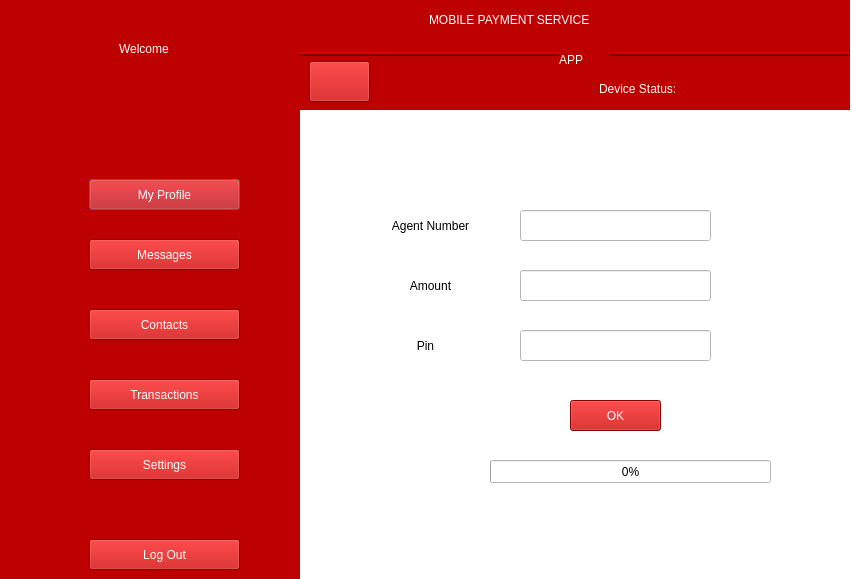
<?xml version="1.0" encoding="UTF-8"?>
<ui version="4.0">
 <class>Dialog</class>
 <widget class="QDialog" name="Dialog">
  <property name="geometry">
   <rect>
    <x>0</x>
    <y>0</y>
    <width>852</width>
    <height>579</height>
   </rect>
  </property>
  <property name="windowTitle">
   <string>Dialog</string>
  </property>
  <property name="layoutDirection">
   <enum>Qt::LeftToRight</enum>
  </property>
  <property name="styleSheet">
   <string notr="true">background-color: rgb(255, 255, 255);</string>
  </property>
  <property name="modal">
   <bool>false</bool>
  </property>
  <widget class="QWidget" name="widget" native="true">
   <property name="geometry">
    <rect>
     <x>-1</x>
     <y>-1</y>
     <width>301</width>
     <height>581</height>
    </rect>
   </property>
   <property name="styleSheet">
    <string notr="true">background-color: rgb(189, 0, 0);
color: rgb(255, 255, 255);</string>
   </property>
   <widget class="QLabel" name="label">
    <property name="geometry">
     <rect>
      <x>120</x>
      <y>40</y>
      <width>81</width>
      <height>20</height>
     </rect>
    </property>
    <property name="styleSheet">
     <string notr="true">font: 75 14pt &quot;MS Shell Dlg 2&quot;;</string>
    </property>
    <property name="text">
     <string>Welcome</string>
    </property>
   </widget>
   <widget class="QLabel" name="nmm">
    <property name="geometry">
     <rect>
      <x>60</x>
      <y>70</y>
      <width>201</width>
      <height>20</height>
     </rect>
    </property>
    <property name="styleSheet">
     <string notr="true">font: 75 13pt &quot;MS Shell Dlg 2&quot;;</string>
    </property>
    <property name="text">
     <string/>
    </property>
    <property name="alignment">
     <set>Qt::AlignCenter</set>
    </property>
   </widget>
   <widget class="QLabel" name="pnmm">
    <property name="geometry">
     <rect>
      <x>100</x>
      <y>110</y>
      <width>131</width>
      <height>20</height>
     </rect>
    </property>
    <property name="styleSheet">
     <string notr="true">font: 75 13pt &quot;MS Shell Dlg 2&quot;;</string>
    </property>
    <property name="text">
     <string/>
    </property>
    <property name="alignment">
     <set>Qt::AlignCenter</set>
    </property>
   </widget>
   <widget class="QLabel" name="label_4">
    <property name="geometry">
     <rect>
      <x>20</x>
      <y>170</y>
      <width>51</width>
      <height>41</height>
     </rect>
    </property>
    <property name="text">
     <string/>
    </property>
    <property name="pixmap">
     <pixmap>ICONS/icons8-user-menu-male-48.png</pixmap>
    </property>
   </widget>
   <widget class="QLabel" name="label_5">
    <property name="geometry">
     <rect>
      <x>20</x>
      <y>230</y>
      <width>51</width>
      <height>41</height>
     </rect>
    </property>
    <property name="text">
     <string/>
    </property>
    <property name="pixmap">
     <pixmap>ICONS/icons8-group-message-48.png</pixmap>
    </property>
   </widget>
   <widget class="QLabel" name="label_11">
    <property name="geometry">
     <rect>
      <x>20</x>
      <y>370</y>
      <width>51</width>
      <height>41</height>
     </rect>
    </property>
    <property name="text">
     <string/>
    </property>
    <property name="pixmap">
     <pixmap>ICONS/icons8-euro-money-48.png</pixmap>
    </property>
   </widget>
   <widget class="QLabel" name="label_12">
    <property name="geometry">
     <rect>
      <x>20</x>
      <y>300</y>
      <width>51</width>
      <height>41</height>
     </rect>
    </property>
    <property name="text">
     <string/>
    </property>
    <property name="pixmap">
     <pixmap>ICONS/icons8-address-book-2-48.png</pixmap>
    </property>
   </widget>
   <widget class="QLabel" name="label_13">
    <property name="geometry">
     <rect>
      <x>20</x>
      <y>440</y>
      <width>51</width>
      <height>41</height>
     </rect>
    </property>
    <property name="text">
     <string/>
    </property>
    <property name="pixmap">
     <pixmap>ICONS/icons8-gear-48.png</pixmap>
    </property>
   </widget>
   <widget class="QLabel" name="label_14">
    <property name="geometry">
     <rect>
      <x>20</x>
      <y>530</y>
      <width>51</width>
      <height>41</height>
     </rect>
    </property>
    <property name="text">
     <string/>
    </property>
    <property name="pixmap">
     <pixmap>ICONS/icons8-open-pane-48.png</pixmap>
    </property>
   </widget>
   <widget class="QPushButton" name="pushButton_2">
    <property name="geometry">
     <rect>
      <x>90</x>
      <y>180</y>
      <width>151</width>
      <height>31</height>
     </rect>
    </property>
    <property name="styleSheet">
     <string notr="true">font: 75 10pt &quot;Arial&quot;;</string>
    </property>
    <property name="text">
     <string>My Profile</string>
    </property>
    <property name="default">
     <bool>false</bool>
    </property>
    <property name="flat">
     <bool>false</bool>
    </property>
   </widget>
   <widget class="QPushButton" name="pushButton_3">
    <property name="geometry">
     <rect>
      <x>90</x>
      <y>240</y>
      <width>151</width>
      <height>31</height>
     </rect>
    </property>
    <property name="styleSheet">
     <string notr="true">font: 75 10pt &quot;Arial&quot;;</string>
    </property>
    <property name="text">
     <string>Messages</string>
    </property>
   </widget>
   <widget class="QPushButton" name="pushButton_4">
    <property name="geometry">
     <rect>
      <x>90</x>
      <y>310</y>
      <width>151</width>
      <height>31</height>
     </rect>
    </property>
    <property name="styleSheet">
     <string notr="true">font: 75 10pt &quot;Arial&quot;;</string>
    </property>
    <property name="text">
     <string>Contacts</string>
    </property>
   </widget>
   <widget class="QPushButton" name="transaction">
    <property name="geometry">
     <rect>
      <x>90</x>
      <y>380</y>
      <width>151</width>
      <height>31</height>
     </rect>
    </property>
    <property name="styleSheet">
     <string notr="true">font: 75 10pt &quot;Arial&quot;;</string>
    </property>
    <property name="text">
     <string>Transactions</string>
    </property>
   </widget>
   <widget class="QPushButton" name="pushButton_6">
    <property name="geometry">
     <rect>
      <x>90</x>
      <y>450</y>
      <width>151</width>
      <height>31</height>
     </rect>
    </property>
    <property name="styleSheet">
     <string notr="true">font: 75 10pt &quot;Arial&quot;;</string>
    </property>
    <property name="text">
     <string>Settings</string>
    </property>
   </widget>
   <widget class="QPushButton" name="lgo">
    <property name="geometry">
     <rect>
      <x>90</x>
      <y>540</y>
      <width>151</width>
      <height>31</height>
     </rect>
    </property>
    <property name="styleSheet">
     <string notr="true">font: 75 10pt &quot;Arial&quot;;</string>
    </property>
    <property name="text">
     <string>Log Out</string>
    </property>
   </widget>
  </widget>
  <widget class="QFrame" name="frame">
   <property name="geometry">
    <rect>
     <x>299</x>
     <y>-1</y>
     <width>551</width>
     <height>111</height>
    </rect>
   </property>
   <property name="styleSheet">
    <string notr="true">background-color: rgb(189, 0, 0);
color: rgb(255, 255, 255);</string>
   </property>
   <property name="frameShape">
    <enum>QFrame::HLine</enum>
   </property>
   <property name="frameShadow">
    <enum>QFrame::Raised</enum>
   </property>
   <property name="lineWidth">
    <number>2</number>
   </property>
   <property name="midLineWidth">
    <number>0</number>
   </property>
   <widget class="QLabel" name="label_16">
    <property name="geometry">
     <rect>
      <x>260</x>
      <y>50</y>
      <width>51</width>
      <height>21</height>
     </rect>
    </property>
    <property name="styleSheet">
     <string notr="true">font: 75 18pt &quot;MS Shell Dlg 2&quot;;</string>
    </property>
    <property name="text">
     <string>APP</string>
    </property>
   </widget>
   <widget class="QLabel" name="label_15">
    <property name="geometry">
     <rect>
      <x>130</x>
      <y>10</y>
      <width>301</width>
      <height>21</height>
     </rect>
    </property>
    <property name="styleSheet">
     <string notr="true">font: 75 18pt &quot;MS Shell Dlg 2&quot;;</string>
    </property>
    <property name="text">
     <string>MOBILE PAYMENT SERVICE</string>
    </property>
   </widget>
   <widget class="QPushButton" name="hm">
    <property name="geometry">
     <rect>
      <x>10</x>
      <y>62</y>
      <width>61</width>
      <height>41</height>
     </rect>
    </property>
    <property name="text">
     <string/>
    </property>
    <property name="icon">
     <iconset>
      <normaloff>ICONS/icons8-exterior-48.png</normaloff>ICONS/icons8-exterior-48.png</iconset>
    </property>
    <property name="iconSize">
     <size>
      <width>40</width>
      <height>40</height>
     </size>
    </property>
   </widget>
   <widget class="QLabel" name="st">
    <property name="geometry">
     <rect>
      <x>410</x>
      <y>80</y>
      <width>111</width>
      <height>20</height>
     </rect>
    </property>
    <property name="styleSheet">
     <string notr="true">font: 75 12pt &quot;MS Shell Dlg 2&quot;;</string>
    </property>
    <property name="text">
     <string/>
    </property>
   </widget>
   <widget class="QLabel" name="label_2">
    <property name="geometry">
     <rect>
      <x>300</x>
      <y>80</y>
      <width>101</width>
      <height>20</height>
     </rect>
    </property>
    <property name="styleSheet">
     <string notr="true">font: 75 12pt &quot;MS Shell Dlg 2&quot;;</string>
    </property>
    <property name="text">
     <string>Device Status:</string>
    </property>
   </widget>
   <widget class="QLabel" name="sm">
    <property name="geometry">
     <rect>
      <x>80</x>
      <y>80</y>
      <width>111</width>
      <height>20</height>
     </rect>
    </property>
    <property name="styleSheet">
     <string notr="true">font: 75 11pt &quot;MS Shell Dlg 2&quot;;</string>
    </property>
    <property name="text">
     <string/>
    </property>
   </widget>
  </widget>
  <widget class="QLineEdit" name="nmb">
   <property name="geometry">
    <rect>
     <x>520</x>
     <y>210</y>
     <width>191</width>
     <height>31</height>
    </rect>
   </property>
   <property name="styleSheet">
    <string notr="true">background-color: rgb(255, 255, 255);</string>
   </property>
   <property name="inputMethodHints">
    <set>Qt::ImhDigitsOnly</set>
   </property>
   <property name="alignment">
    <set>Qt::AlignCenter</set>
   </property>
  </widget>
  <widget class="QLabel" name="label_6">
   <property name="geometry">
    <rect>
     <x>370</x>
     <y>270</y>
     <width>121</width>
     <height>31</height>
    </rect>
   </property>
   <property name="styleSheet">
    <string notr="true">font: 75 12pt &quot;Arial&quot;;</string>
   </property>
   <property name="text">
    <string>Amount</string>
   </property>
   <property name="alignment">
    <set>Qt::AlignCenter</set>
   </property>
  </widget>
  <widget class="QLabel" name="label_7">
   <property name="geometry">
    <rect>
     <x>360</x>
     <y>330</y>
     <width>131</width>
     <height>31</height>
    </rect>
   </property>
   <property name="styleSheet">
    <string notr="true">font: 75 12pt &quot;Arial&quot;;</string>
   </property>
   <property name="text">
    <string>Pin</string>
   </property>
   <property name="alignment">
    <set>Qt::AlignCenter</set>
   </property>
  </widget>
  <widget class="QLineEdit" name="ks">
   <property name="geometry">
    <rect>
     <x>520</x>
     <y>270</y>
     <width>191</width>
     <height>31</height>
    </rect>
   </property>
   <property name="styleSheet">
    <string notr="true">background-color: rgb(255, 255, 255);</string>
   </property>
   <property name="inputMethodHints">
    <set>Qt::ImhDigitsOnly</set>
   </property>
   <property name="inputMask">
    <string notr="true"/>
   </property>
   <property name="text">
    <string notr="true"/>
   </property>
   <property name="alignment">
    <set>Qt::AlignCenter</set>
   </property>
  </widget>
  <widget class="QProgressBar" name="pb">
   <property name="geometry">
    <rect>
     <x>490</x>
     <y>460</y>
     <width>281</width>
     <height>23</height>
    </rect>
   </property>
   <property name="value">
    <number>0</number>
   </property>
  </widget>
  <widget class="QPushButton" name="tuma">
   <property name="geometry">
    <rect>
     <x>570</x>
     <y>400</y>
     <width>91</width>
     <height>31</height>
    </rect>
   </property>
   <property name="styleSheet">
    <string notr="true">background-color: rgb(189, 0, 0);
color: rgb(255, 255, 255);</string>
   </property>
   <property name="text">
    <string>OK</string>
   </property>
  </widget>
  <widget class="QLineEdit" name="siri">
   <property name="geometry">
    <rect>
     <x>520</x>
     <y>330</y>
     <width>191</width>
     <height>31</height>
    </rect>
   </property>
   <property name="styleSheet">
    <string notr="true">background-color: rgb(255, 255, 255);</string>
   </property>
   <property name="echoMode">
    <enum>QLineEdit::Password</enum>
   </property>
   <property name="alignment">
    <set>Qt::AlignCenter</set>
   </property>
  </widget>
  <widget class="QLabel" name="label_9">
   <property name="geometry">
    <rect>
     <x>370</x>
     <y>210</y>
     <width>121</width>
     <height>31</height>
    </rect>
   </property>
   <property name="styleSheet">
    <string notr="true">font: 75 12pt &quot;Arial&quot;;</string>
   </property>
   <property name="text">
    <string>Agent Number</string>
   </property>
   <property name="alignment">
    <set>Qt::AlignCenter</set>
   </property>
  </widget>
 </widget>
 <resources/>
 <connections/>
</ui>
